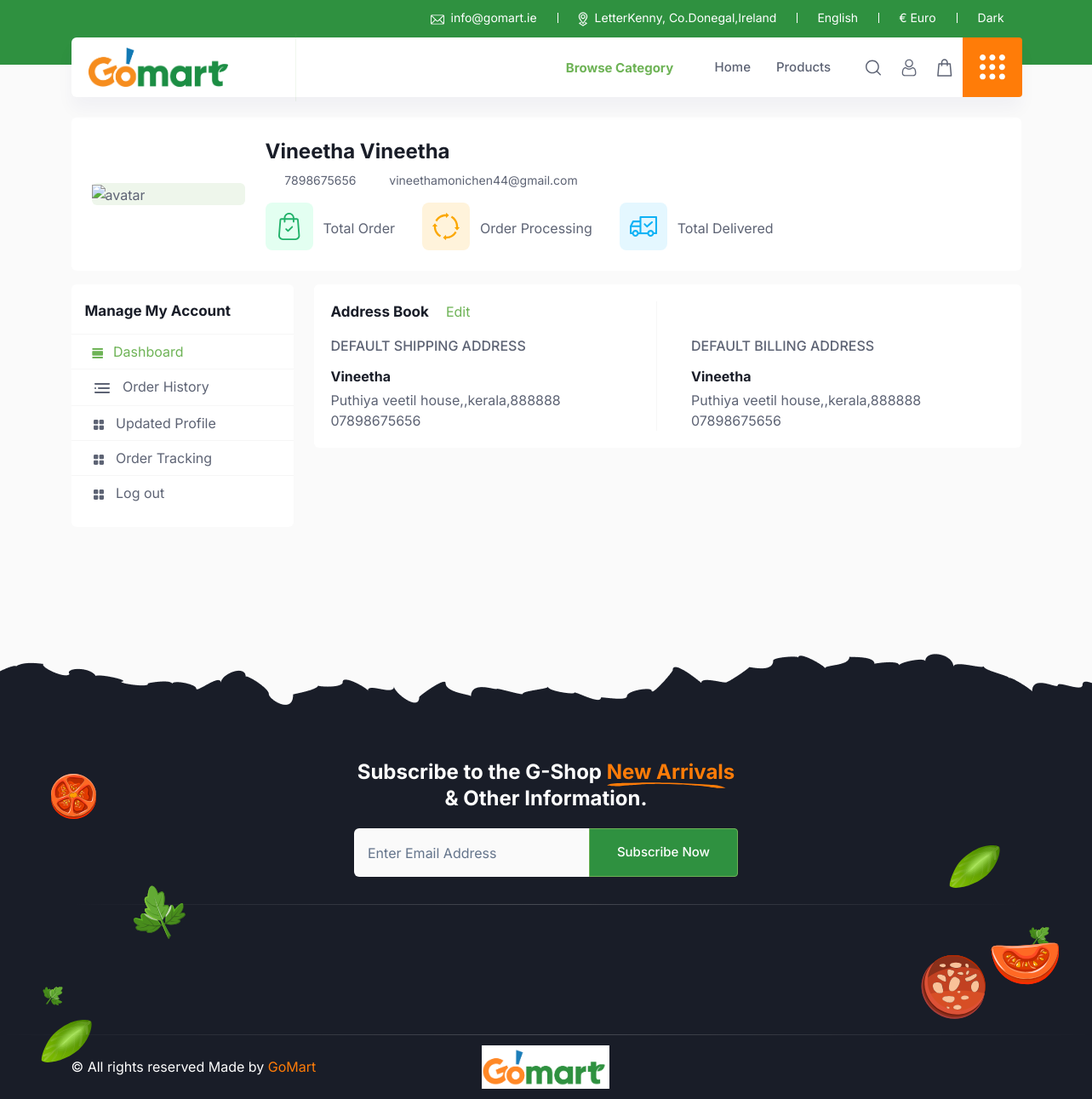
Page /my_account/ (signed in) on the earlier database version.
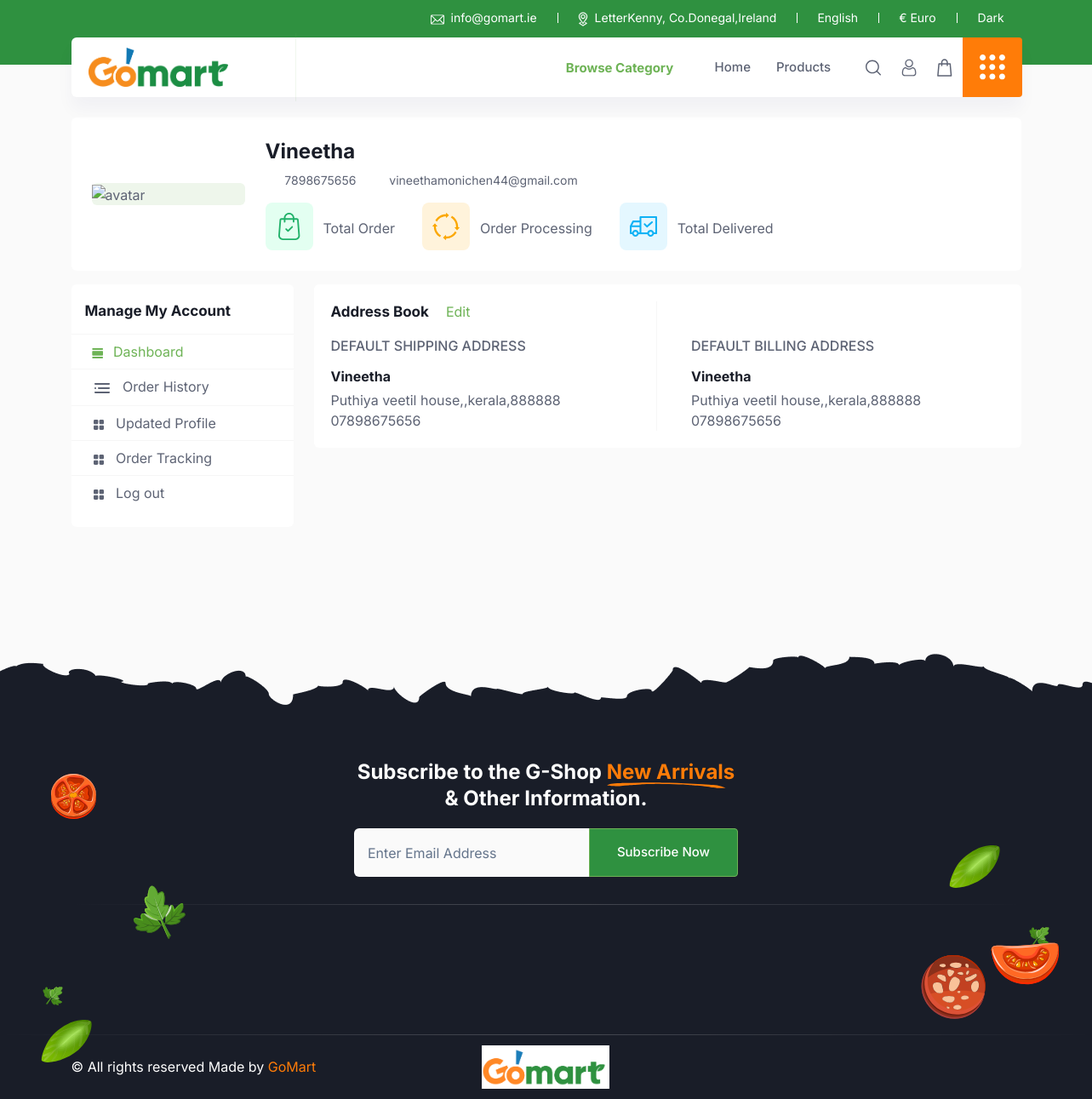
Same page on the later database version.
### GoApp/models.py (models this page shows, shortened)
class tbl_SignUp(models.Model):
    user = models.ForeignKey(User, on_delete=models.CASCADE, null=True)
    email = models.EmailField(null=True)
    mobile = models.CharField(max_length=20, null=True)
    fullname = models.CharField(max_length=100, null=True)
    password = models.CharField(max_length=100, null=True)
    dp = models.ImageField(upload_to="media", null=True)

### GoApp/views.py (the view)
# urls.py: path("my_account/", views.my_account, name="my_account"),
@never_cache
def my_account(request):
    try:
        if request.session['userid']:
            cat = tbl_Category.objects.all()
            my = tbl_SignUp.objects.get(id=request.session['userid'])
            ship = tbl_Shipment_Address.objects.filter(user=request.session['userid'])
            bill = tbl_Billing_Address.objects.filter(user=request.session['userid'])
            recent_orders = tbl_Checkout.objects.filter(user=request.session['userid']).order_by('-id')[:6]
            return render(request, "my_account.html", {"cat": cat, "my": my, "ship": ship, "bill": bill,
                                                       "recent_orders": recent_orders})
        else:
            return redirect("/Login/")
    except:
        return redirect("/Login/")

### templates/my_account.html (shortened to what the changed rows need)
{% load static %}
{% include 'loggedin_nav.html' %}
        <section class="my-account pt-6 pb-120">
            <div class="container">
                <div class="account-info d-flex align-items-center gap-6 p-4 p-sm-6 bg-white rounded mb-4 flex-wrap flex-lg-nowrap">
                    <div class="profile-inf-right">
                        <h4 class="mb-2">{{my.fullname}}</h4>
                        <div class="info-meta d-flex align-items-center gap-2 gap-md-4 fs-xs flex-wrap">
                            <span>
                  <i class="fa-solid fa-phone me-2"></i>
                  {{my.mobile}}
                </span>
                            <span>
                  <i class="fa-solid fa-envelope me-2"></i>
                  {{my.email}}
                </span>
                        </div>
                        <div class="profile-achievements d-flex align-items-center flex-wrap mt-4">
                            <div class="achievement-box d-flex align-items-center gap-3">
                            </div>
                            <div class="achievement-box d-flex align-items-center gap-3">
                            </div>
                            <div class="achievement-box d-flex align-items-center gap-3">
                            </div>
                        </div>
                    </div>
                </div>
            </div>
        </section>

Differences in the rows shown:
changed tbl_SignUp "vineethamonichen44@gmail.com": fullname "Vineetha Vineetha" → "Vineetha"
